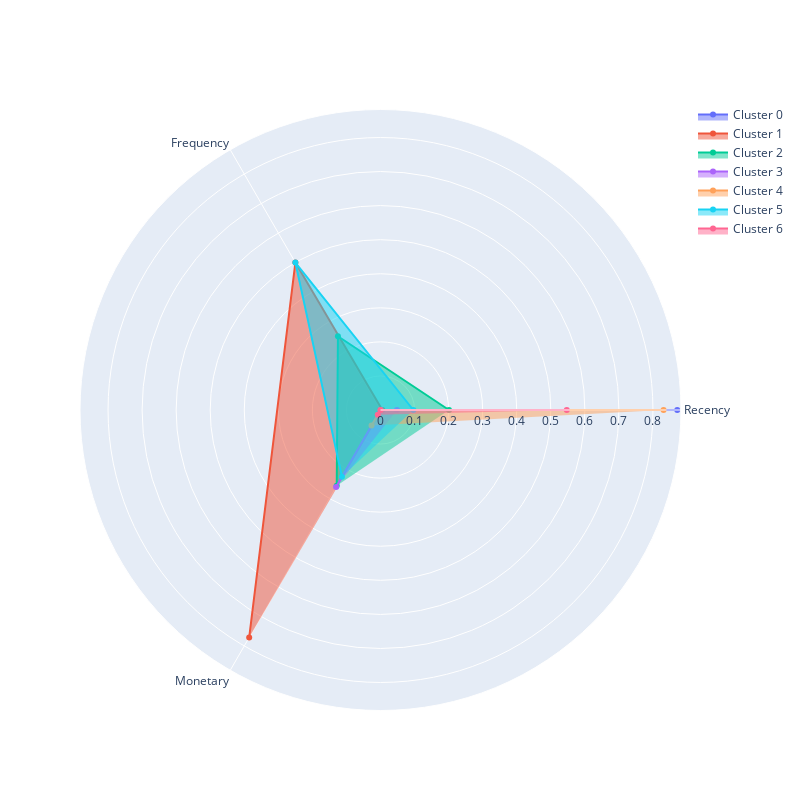

The code cell stored with this chart in its notebook:
### Markdown cell above
### Задание 6.7
Визуализируйте профили семи кластеров в виде полярной диаграммы на основе средних RFM-характеристик.

### Code cell
rfm_table_cleaned = rfm_table_cleaned[['Recency',	'Frequency',	'Monetary']]
plot_cluster_profile(rfm_table_cleaned, 7)

### Figure 1 — Plotly figure (JSON) as saved in the notebook; plotly's stock layout.template omitted (floating-point values rounded to 4 significant figures)
{"data": [{"fill": "toself", "name": "Cluster 0", "r": [0.8713, 0, 0], "theta": ["Recency", "Frequency", "Monetary"], "type": "scatterpolar"}, {"fill": "toself", "name": "Cluster 1", "r": [0.005362, 0.5, 0.771], "theta": ["Recency", "Frequency", "Monetary"], "type": "scatterpolar"}, {"fill": "toself", "name": "Cluster 2", "r": [0.2011, 0.25, 0.2571], "theta": ["Recency", "Frequency", "Monetary"], "type": "scatterpolar"}, {"fill": "toself", "name": "Cluster 3", "r": [0.04826, 0, 0.2608], "theta": ["Recency", "Frequency", "Monetary"], "type": "scatterpolar"}, {"fill": "toself", "name": "Cluster 4", "r": [0.8311, 0, 0.05267], "theta": ["Recency", "Frequency", "Monetary"], "type": "scatterpolar"}, {"fill": "toself", "name": "Cluster 5", "r": [0.09651, 0.5, 0.2264], "theta": ["Recency", "Frequency", "Monetary"], "type": "scatterpolar"}, {"fill": "toself", "name": "Cluster 6", "r": [0.5469, 0, 0.01592], "theta": ["Recency", "Frequency", "Monetary"], "type": "scatterpolar"}], "layout": {"autosize": false, "height": 800, "showlegend": true, "width": 800}}
